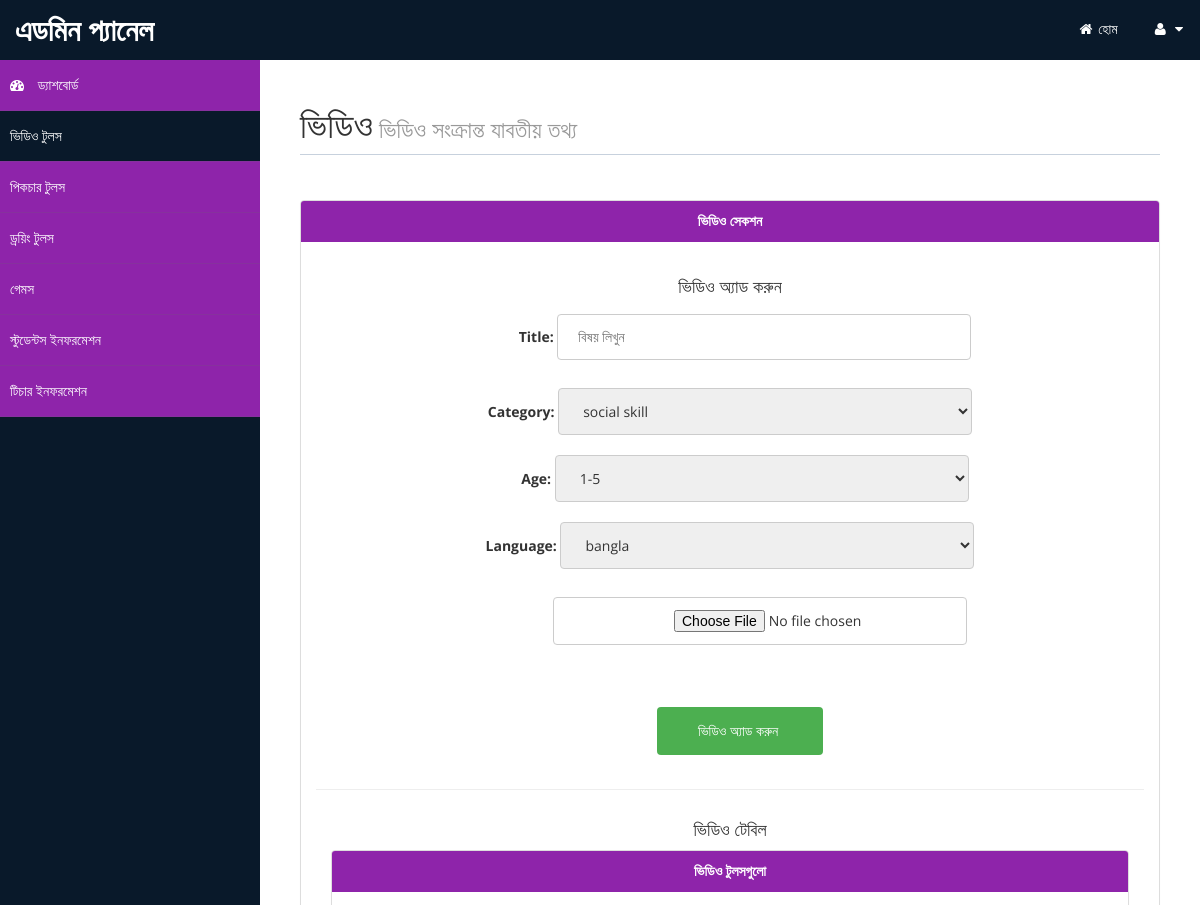
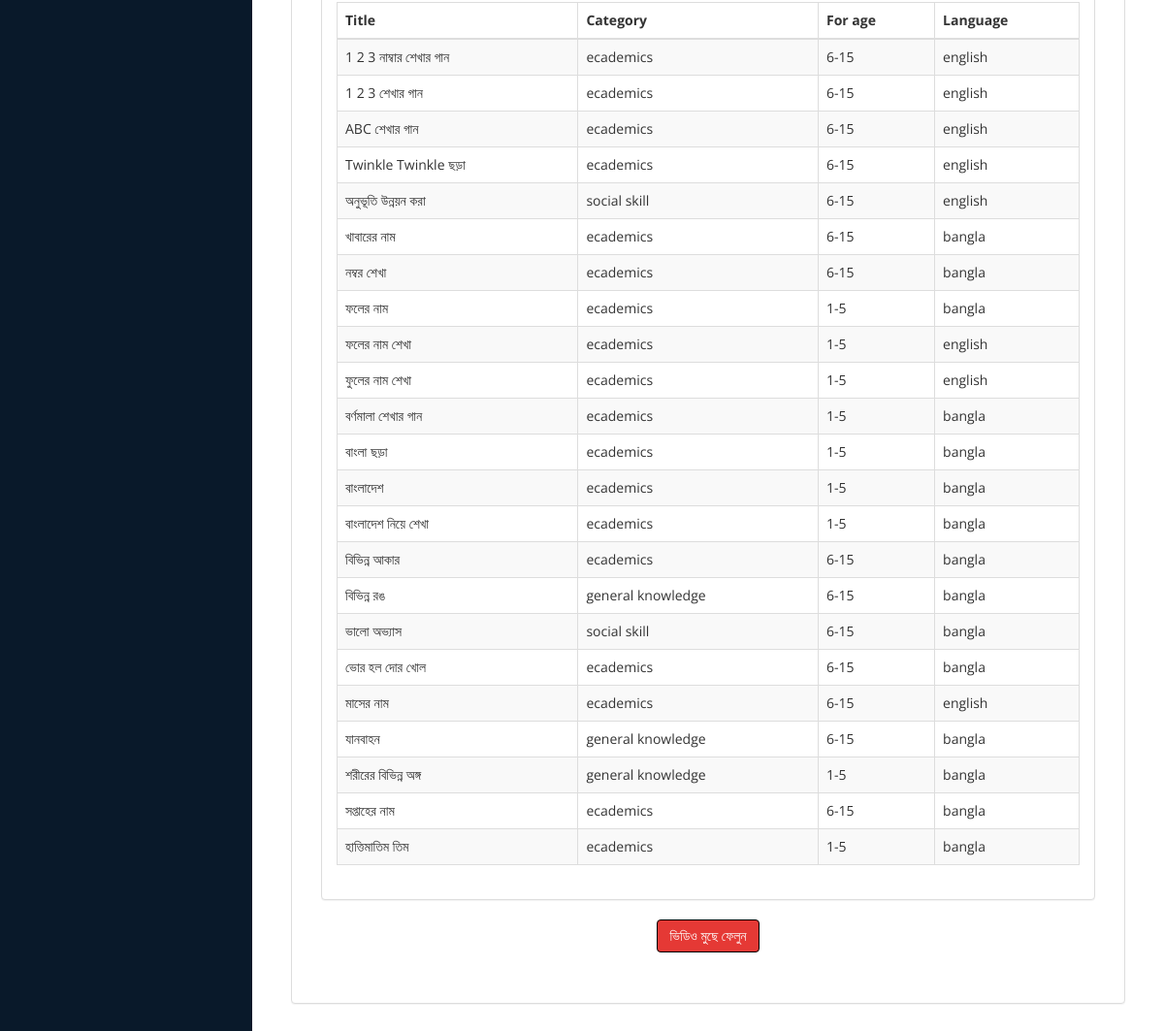
Screenshot of /admin/drawing.php with the database file from the repository (2 pictures, top to bottom).
### tables this page shows
CREATE TABLE IF NOT EXISTS `picture` (
  `category` varchar(100) NOT NULL,
  `age` varchar(100) NOT NULL,
  `title` varchar(100) NOT NULL,
  `source` varchar(200) NOT NULL,
  `lang` varchar(100) NOT NULL,
  PRIMARY KEY (`source`)
);

### admin/drawing.php (the view, shortened to what this page needs)
<!DOCTYPE html>
<html xmlns="http://www.w3.org/1999/xhtml">
<head>
    <link href="assets/css/bootstrap.css" rel="stylesheet" />
    <link href="assets/css/font-awesome.css" rel="stylesheet" />
    <link href="assets/css/custom-styles.css" rel="stylesheet" />
</head>
<body>
    <div id="wrapper">
        <nav class="navbar navbar-default top-navbar" role="navigation">
            <div class="navbar-header">
                <a class="navbar-brand" href="index.html">এডমিন প্যানেল</a>
            </div>
			 <ul class="nav navbar-top-links navbar-right">
                <li class="dropdown">
                    <a class="dropdown-toggle" style ="color: white;"  href="http://localhost/autism/home.html" aria-expanded="false">
                        <i class="fa fa-home"></i> হোম
                    </a>
                </li>
                <li class="dropdown">
                    <a class="dropdown-toggle" style ="color: white;"  data-toggle="dropdown" href="#" aria-expanded="false">
                        <i class="fa fa-user fa-fw"></i> <i class="fa fa-caret-down"></i>
                    </a>
                </li>
            </ul>
        </nav>
        <nav class="navbar-default navbar-side" role="navigation">
            <div class="sidebar-collapse">
                <ul class="nav" id="main-menu">
<li>
                        <a href="index.html" ><i class="fa fa-dashboard"></i>  ড্যাশবোর্ড </a>
                    </li>
                    <li>
                        <a href="videos.php" class="active-menu">ভিডিও টুলস</a>
                    </li>
					<li>
                        <a href="picturetools.php">পিকচার টুলস</a>
                    </li>
                    <li>
                        <a href="drawing.php">ড্রয়িং টুলস </a>
                    </li>
                    <li>
                        <a href="games.php" >গেমস </a>
                    </li>
                    <li>
                        <a href="user.php" > স্টুডেন্টস ইনফরমেশন</a>
                    </li>
					<li>
                        <a href="teacher.php">টিচার  ইনফরমেশন</a>
                    </li>
                </ul>
            </div>
        </nav>
        <div id="page-wrapper" >
            <div id="page-inner">
			 <div class="row">
                    <div class="col-md-12">
                        <h1 class="page-header">
                            ভিডিও<small>           ভিডিও সংক্রান্ত যাবতীয় তথ্য</small>
                        </h1>
                    </div>
                </div>
					<center>
                        <div class="panel panel-default">
                        <div class="panel-heading">
                        ভিডিও সেকশন
                        </div>
                         <div class="panel-body">
						 <h4>ভিডিও অ্যাড করুন</h4>
<div class="form-class">
  <form action="add1.php">
    <label style="padding-left:30px;" for="fname">Title: </label>
    <input type="text" id="fname" placeholder="বিষয় লিখুন" name="name"><br>
    <br><label for="lname">Category: </label>
   <select id="country" name="category">
      <option value="social skill">social skill</option>
    </select>
   <br><br><label for="country" style="padding-left:30px;">  Age:  </label>
    <select id="country" name="age">
      <option value="1-5">1-5</option>
    </select><br><br>
	<label for="country">  Language:  </label>
    <select id="country" name="lang">
      <option value="bangla">bangla</option>
    </select><br><br>
    <input  style="padding-left:120px;" type="file" id="fname" name="source"><br>
    <br><input type="submit" value="ভিডিও অ্যাড করুন ">
  </form></div>
  <hr>
  <h4>ভিডিও টেবিল </h4>
  <div class="col-md-12 col-sm-12 col-xs-12">
                        <div class="panel panel-default">
                            <div class="panel-heading">
                               ভিডিও টুলসগুলো
                            </div>
                            <div class="panel-body">
                                <div class="table-responsive">
                                    <table class="table table-striped table-bordered table-hover">
                                        <thead>
                                            <tr>
                                                <th>Title</th>
                                                <th>Category</th>
                                                <th>For age</th>
                                                <th>Language</th>
                                            </tr>
                                        </thead>
                                        <tbody>
    <?php
			include "dbConnect.php";
		$query = "SELECT * FROM picture group by title;";
		$result = mysqli_query($con,$query);
			while($row = mysqli_fetch_array($result)) {
			    $title=$row["title"];
                $category=$row["category"];
                $age=	$row["age"];
                $lang=	$row["lang"];
			 echo '
                                            <tr>
                                                <td>'.$title.'</td>
                                                <td>'.$category.'</td>
                                                <td>'.$age.'</td>
                                                <td>'.$lang.'</td>
                                            </tr>
									';
		}
			?>
   </tbody>
                                    </table>
                                </div>
                            </div>
                        </div>
                    </div>
					<br>
                     <div class="box">
						<a href="#popup3" class="btn btn-fail">ভিডিও মুছে ফেলুন </a>
					</div>
                      </center>
                </div>
            </div>
				</div>
</body>
</html>

### admin/assets/css/custom-styles.css (style rules this page uses)
body { font-family: 'Open Sans', sans-serif; }
#wrapper { width: 100%; background:#09192A; }
#page-wrapper { padding: 15px 15px; min-height: 600px; background:white; }
#page-inner { width:100%; margin:10px 20px 10px 0px; background-color:white; padding:10px; min-height:1200px; }
h1, .h1, h2, .h2, h3, .h3 { margin-top: 7px; margin-bottom: -5px; }
h4 { padding-top:10px; }
.page-header { padding-bottom: 9px; margin: 10px 0 45px; border-bottom: 1px solid #C7D1DD; }
.panel-default > .panel-heading { color: white; background-color: #8E24AA; border-color: #8E24AA; font-weight:bold; }
.top-navbar { margin:0px; }
.top-navbar .navbar-brand { color: #fff; width: 260px; text-align: left; height: 60px; font-size: 30px; font-weight: 700; text-transform: uppercase; line-height: 30px; }
.top-navbar .nav > li { position: relative; display: inline-block; }
.top-navbar .nav > li > a { position: relative; display: block; padding: 19px 15px; color: #8E24AA; }
.active-menu { background-color:#09192A!important; }
.sidebar-collapse , .sidebar-collapse .nav { background:none; }
.sidebar-collapse .nav { padding:0; }
.sidebar-collapse .nav > li > a { color:#fff; background:transparent; text-shadow:none; }
.sidebar-collapse > .nav > li > a { padding:15px 10px; }
.sidebar-collapse > .nav > li { border-bottom: 1px solid rgba(107, 108, 109, 0.19); }
.navbar-side { border:none; background-color: #8E24AA; }
.top-navbar { background:#09192A; border-bottom:none; }
.top-navbar .nav > li > a > i { margin-right: 2px; }
.navbar-default { border:0px #09192A; }
.navbar-header { background:#09192A; }
.nav > li > a > i { margin-right:10px; }
@media (min-width:768px) { #page-wrapper { margin: 0 0 0 260px; padding: 15px 30px; min-height: 1200px; } }
@media (min-width:768px) { .navbar-side { z-index: 1; position: absolute; width: 260px; } }
@media (min-width:768px) { .navbar { border-radius: 0px; } }
.btn { display: inline-block; padding: 6px 12px; margin-bottom: 0; font-size: 14px; font-weight: normal; line-height: 1.42857143; text-align: center; white-space: nowrap; vertical-align: middle; cursor: pointer; -webkit-user-select: none; -moz-user-select: none; -ms-user-select: none; user-select: none; background-image: none; border: 1px solid transparent; border-radius: 4px; }
.btn-fail { color: #fff; background-color: #E53935; border-color: black }
.box { width: 40%; margin: 0 auto; background: rgba(255,255,255,0.2); padding: 35px; border: 2px solid #fff; border-radius: 20px/50px; background-clip: padding-box; text-align: center; }

### admin/drawing.php (style rules this page uses)
input[type=text],select { width: 50%; padding: 12px 20px; margin: 8px 0; display: inline-block; border: 1px solid #ccc; border-radius: 4px; box-sizing: border-box; }
input[type=file] { width: 50%; padding: 12px 20px; margin: 8px 0; margin-left:60px; display: inline-block; border: 1px solid #ccc; border-radius: 4px; box-sizing: border-box; }
input[type=submit] { width: 20%; background-color: #4CAF50; color: white; padding: 14px 20px; margin: 14px 10px; margin-left: 30px; border: none; border-radius: 4px; cursor: pointer; }

### rows the page displays
picture: title "1 2 3 নাম্বার শেখার গান", category "ecademics", age "6-15", lang "english"
picture: title "1 2 3 শেখার গান", category "ecademics", age "6-15", lang "english"
picture: title "ABC শেখার গান", category "ecademics", age "6-15", lang "english"
picture: title "Twinkle Twinkle ছড়া", category "ecademics", age "6-15", lang "english"
picture: title "অনুভূতি উন্নয়ন করা", category "social skill", age "6-15", lang "english"
picture: title "খাবারের নাম", category "ecademics", age "6-15", lang "bangla"
picture: title "নম্বর শেখা", category "ecademics", age "6-15", lang "bangla"
picture: title "ফলের নাম", category "ecademics", age "1-5", lang "bangla"
picture: title "ফলের নাম শেখা", category "ecademics", age "1-5", lang "english"
picture: title "ফুলের নাম শেখা", category "ecademics", age "1-5", lang "english"
picture: title "বর্ণমালা শেখার গান", category "ecademics", age "1-5", lang "bangla"
picture: title "বাংলা ছড়া", category "ecademics", age "1-5", lang "bangla"
picture: title "বাংলাদেশ", category "ecademics", age "1-5", lang "bangla"
picture: title "বাংলাদেশ নিয়ে শেখা", category "ecademics", age "1-5", lang "bangla"
picture: title "বিভিন্ন আকার", category "ecademics", age "6-15", lang "bangla"
picture: title "বিভিন্ন রঙ", category "general knowledge", age "6-15", lang "bangla"
picture: title "ভালো অভ্যাস", category "social skill", age "6-15", lang "bangla"
picture: title "ভোর হল দোর খোল", category "ecademics", age "6-15", lang "bangla"
picture: title "মাসের নাম", category "ecademics", age "6-15", lang "english"
picture: title "যানবাহন", category "general knowledge", age "6-15", lang "bangla"
picture: title "শরীরের বিভিন্ন অঙ্গ", category "general knowledge", age "1-5", lang "bangla"
picture: title "সপ্তাহের নাম", category "ecademics", age "6-15", lang "bangla"
picture: title "হাত্তিমাতিম তিম", category "ecademics", age "1-5", lang "bangla"
